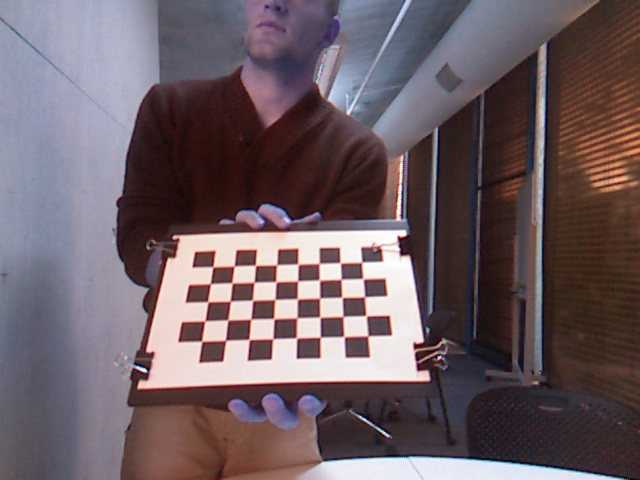
#> input picture CalibrationImages/Calibrate0.jpg, 640 x 480 px; its folder holds 5 pictures in this run
$ python kinectCalibration.py   (Python 2 division)
#> lines starting #> are read from the running program, lines starting #| are printed output that depends on the picture; after the words box and inside, x2 and y2 are one past the last pixel; in counts of white or black regions, pixels touching at a corner belong together
from os.path import isfile, join
import freenect
from os import listdir
import itertools
import sys
import numpy as np
import cv2
import glob
import frame_convert

board_w = 5 # ours is 5
board_h = 8 # ours is 8
square = 26

#Clear all CV windows
cv2.destroyAllWindows()
'''
i = 0
while i < 20:
    img = freenect.sync_get_video()[0]
    cv2.imshow('image',img)
    cv2.imwrite('CalibrationImages/Calibrate'+str(i)+'.jpg', img)
    cv2.waitKey(1000)
    i+=1

cv2.waitKey(0)
'''
# termination criteria
criteria = (cv2.TERM_CRITERIA_EPS + cv2.TERM_CRITERIA_MAX_ITER, 30, 0.001)

# prepare object points, like (0,0,0), (1,0,0), (2,0,0) ....,(6,5,0)
# The OpenCV test images are a 7x6 grid with 30mm squares
# Our test images are a 5x8 grid with 26mm squares
objp = np.zeros((board_w * board_h, 3), np.float32)
objp[:, :2] = np.mgrid[0:board_h:square, 0:board_w:square].T.reshape(-1, 2)

# Arrays to store object points and image points from all the images.
objpoints = [] # 3d point in real world space
imgpoints = [] # 2d points in image plane.

chessImages = glob.glob('CalibrationImages/*.jpg')

for image in chessImages:
    img = cv2.imread(image)
#> img is the input picture: shape (480, 640, 3); mean B, G, R 100, 94.2, 108.9
    gray = cv2.cvtColor(img,cv2.COLOR_BGR2GRAY)
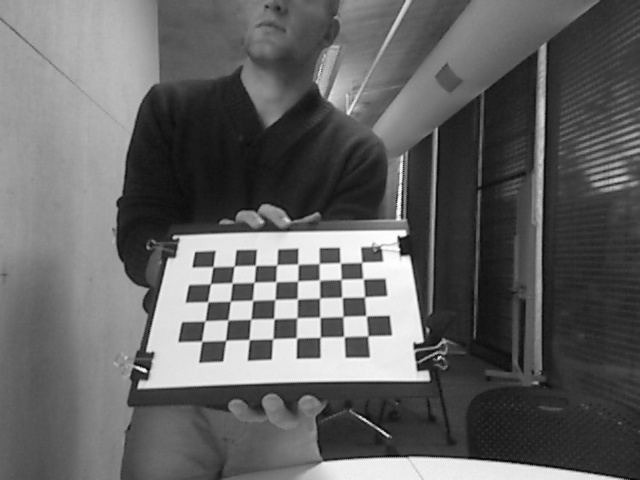
#> gray: shape (480, 640); min 3, max 255, mean 99.3

    # Find the chess board corners
    ret, corners = cv2.findChessboardCorners(gray, (board_h, board_w), None)
#> ret = True; corners = 40 rows, first 8: [212.9, 267.1], [234.2, 266], [255.5, 265.5], [276.9, 265], [298.2, 264.4], [319.1, 263.5], [340.2, 262.9], [361.7, 262.3]

    # If found, add object points, image points (after refining them)
    if ret == True:
        objpoints.append(objp)

        cv2.cornerSubPix(gray, corners, (11, 11), (-1, -1), criteria)
        imgpoints.append(corners)

        # Draw and display the corners
        cv2.drawChessboardCorners(img, (board_h, board_w), corners, ret)
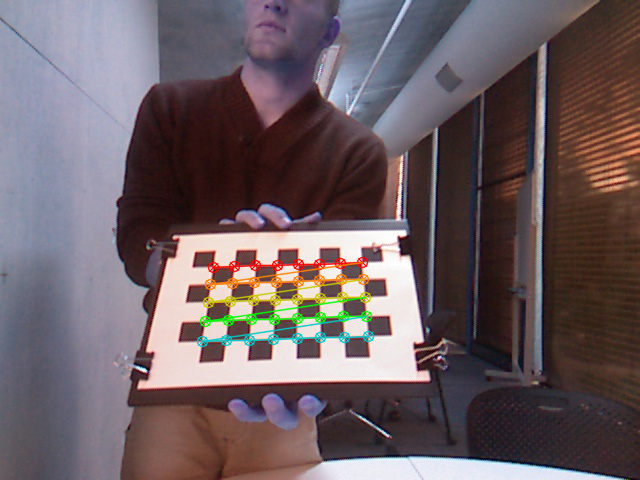
#> img: shape (480, 640, 3); 2.3% of pixels changed, all inside (x1, y1, x2, y2) = (196, 256, 375, 348)
        cv2.imshow('img', img)
        cv2.waitKey(000)
#> pass 2 of the loop `for image in chessImages:`:
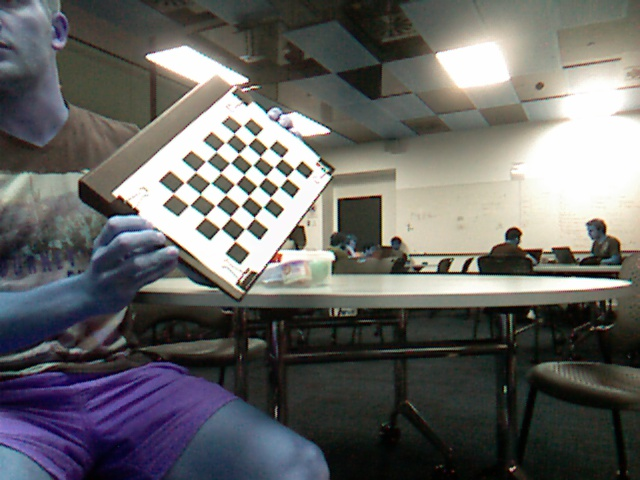
#> input picture CalibrationImages/Calibrate1.jpg, 640 x 480 px
#> img is the input picture: shape (480, 640, 3); mean B, G, R 101, 102.3, 102.7
#> `gray = cv2.cvtColor(img,cv2.COLOR_BGR2GRAY)`:
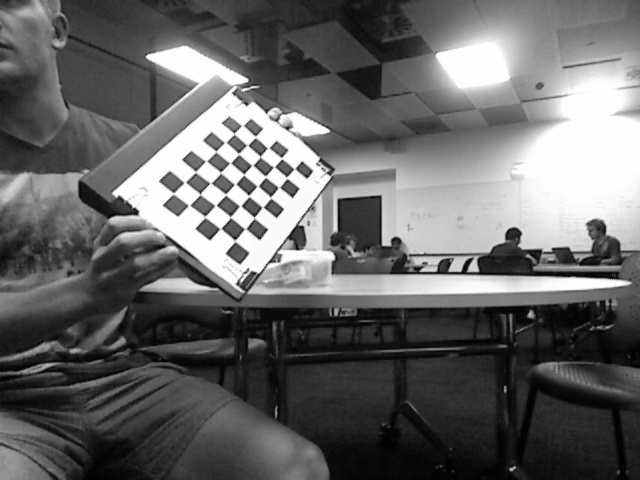
#> gray: shape (480, 640); min 0, max 255, mean 102.3
#> corners = 40 rows, first 8: [294.4, 168.7], [286.6, 178], [278.4, 187.2], [270.4, 197.5], [262.3, 207.1], [254.2, 217.4], [244.4, 228.7], [234.5, 240.3]
#> `cv2.drawChessboardCorners(img, (board_h, board_w), corners, ret)`:
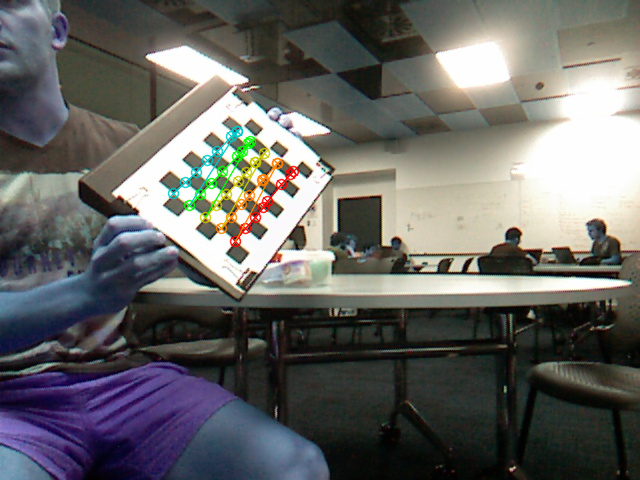
#> img: shape (480, 640, 3); 1.51% of pixels changed, all inside (x1, y1, x2, y2) = (167, 125, 300, 248)
#> pass 3 of the loop `for image in chessImages:`:
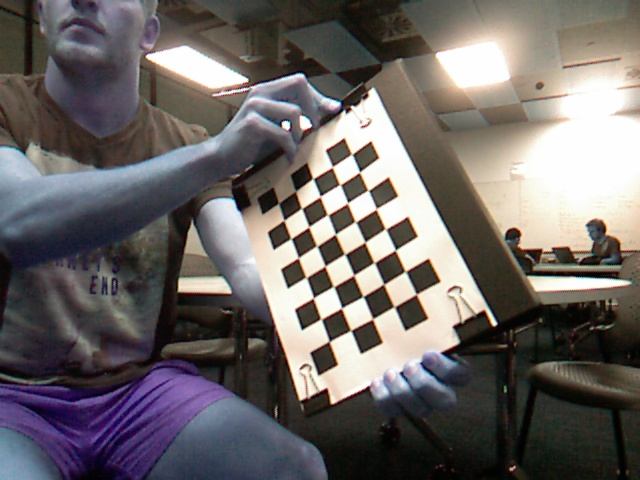
#> input picture CalibrationImages/Calibrate10.jpg, 640 x 480 px
#> img is the input picture: shape (480, 640, 3); mean B, G, R 101.8, 102.9, 108.4
#> `gray = cv2.cvtColor(img,cv2.COLOR_BGR2GRAY)`:
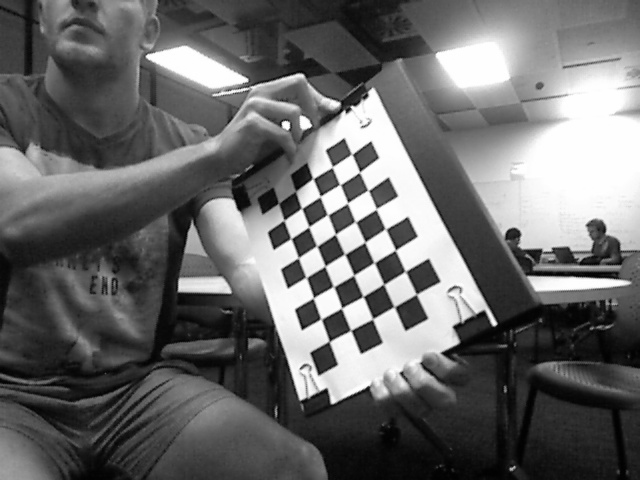
#> gray: shape (480, 640); min 0, max 255, mean 104.4
#> corners = 40 rows, first 8: [329.3, 341.3], [319.6, 318.6], [313.4, 297.5], [307.5, 278.1], [298.4, 257.7], [292.1, 238.8], [283.7, 220.4], [278.3, 203.1]
#> `cv2.drawChessboardCorners(img, (board_h, board_w), corners, ret)`:
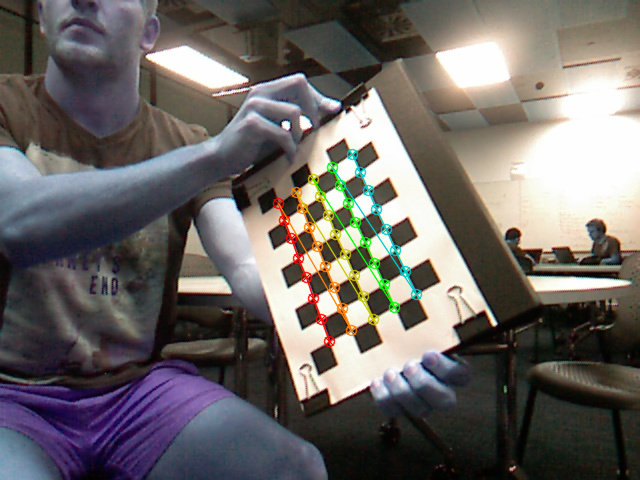
#> img: shape (480, 640, 3); 2.21% of pixels changed, all inside (x1, y1, x2, y2) = (272, 148, 423, 348)
#> the loop made 5 passes; the first 3 are shown

# [8 lines of commented-out code are left out]
#> (the run stopped early here; a loop or call above may not have finished)
